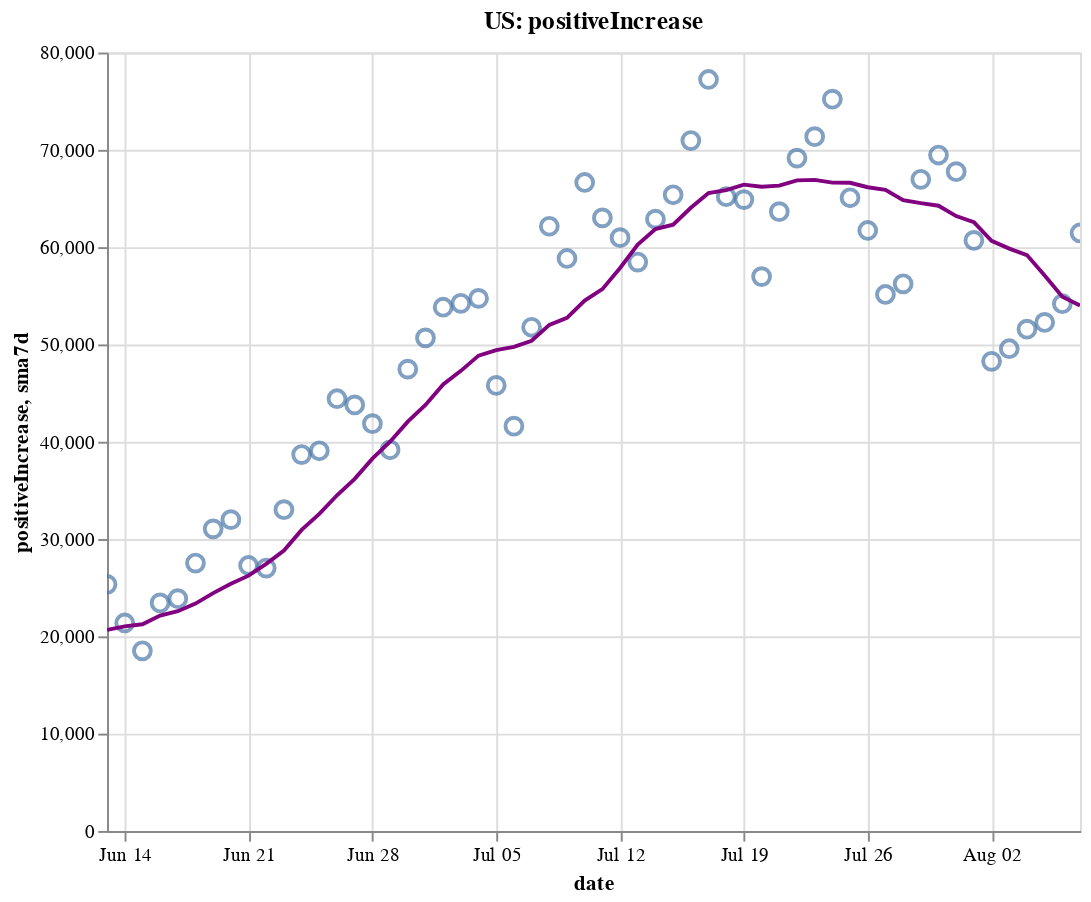

Notebook cell for this chart:
### Code cell
create_plot(us, 'positiveIncrease')

### Figure 1 — Vega-Lite specification as saved in the notebook (floating-point values rounded to 4 significant figures)
{"config": {"view": {"continuousWidth": 400, "continuousHeight": 300}}, "layer": [{"layer": [{"mark": {"type": "point", "size": 75}, "encoding": {"tooltip": [{"type": "temporal", "field": "date"}, {"type": "quantitative", "field": "positiveIncrease"}, {"type": "quantitative", "field": "sma7d"}], "x": {"type": "temporal", "field": "date"}, "y": {"type": "quantitative", "field": "positiveIncrease"}}, "selection": {"selector002": {"type": "interval", "bind": "scales", "encodings": ["x", "y"]}}}, {"mark": {"type": "line", "color": "purple"}, "encoding": {"x": {"type": "temporal", "field": "date"}, "y": {"type": "quantitative", "field": "sma7d"}}}]}, {"mark": {"type": "rule", "color": "#aaa"}, "encoding": {"x": {"type": "temporal", "field": "date"}}, "transform": [{"filter": {"selection": "selector001"}}]}, {"mark": "circle", "encoding": {"opacity": {"condition": {"value": 1, "selection": "selector001"}, "value": 0}, "tooltip": [{"type": "temporal", "field": "date"}, {"type": "quantitative", "field": "positiveIncrease"}, {"type": "quantitative", "field": "sma7d"}], "x": {"type": "temporal", "field": "date"}, "y": {"type": "quantitative", "field": "positiveIncrease"}}, "selection": {"selector001": {"type": "single", "encodings": ["x"], "on": "mouseover", "nearest": true, "empty": "none"}}}, {"mark": {"type": "text", "align": "left", "dx": 5, "dy": -5, "stroke": "white", "strokeWidth": 2}, "encoding": {"text": {"type": "quantitative", "field": "positiveIncrease"}, "tooltip": [{"type": "temporal", "field": "date"}, {"type": "quantitative", "field": "positiveIncrease"}, {"type": "quantitative", "field": "sma7d"}], "x": {"type": "temporal", "field": "date"}, "y": {"type": "quantitative", "field": "positiveIncrease"}}, "transform": [{"filter": {"selection": "selector001"}}]}, {"mark": {"type": "text", "align": "left", "dx": 5, "dy": -5}, "encoding": {"text": {"type": "quantitative", "field": "positiveIncrease"}, "tooltip": [{"type": "temporal", "field": "date"}, {"type": "quantitative", "field": "positiveIncrease"}, {"type": "quantitative", "field": "sma7d"}], "x": {"type": "temporal", "field": "date"}, "y": {"type": "quantitative", "field": "positiveIncrease"}}, "transform": [{"filter": {"selection": "selector001"}}]}], "data": {"name": "data-5573d8094cae7c669e5a169239687255"}, "height": 400, "title": "US: positiveIncrease", "width": 500, "$schema": "https://vega.github.io/schema/vega-lite/v4.8.1.json", "datasets": {"data-5573d8094cae7c669e5a169239687255": [{"date": "2020-06-13T00:00:00", "totalTestResultsIncrease": 496400.0, "positiveIncrease": 25340.0, "death": 110900.0, "deathIncrease": 694.0, "positiveRate": 0.051, "state": "US", "sma7d": 20670.0}, {"date": "2020-06-14T00:00:00", "totalTestResultsIncrease": 485200.0, "positiveIncrease": 21370.0, "death": 111300.0, "deathIncrease": 356.0, "positiveRate": 0.044, "state": "US", "sma7d": 21030.0}, {"date": "2020-06-15T00:00:00", "totalTestResultsIncrease": 432800.0, "positiveIncrease": 18510.0, "death": 111700.0, "deathIncrease": 381.0, "positiveRate": 0.043, "state": "US", "sma7d": 21240.0}, {"date": "2020-06-16T00:00:00", "totalTestResultsIncrease": 464500.0, "positiveIncrease": 23440.0, "death": 112400.0, "deathIncrease": 731.0, "positiveRate": 0.05, "state": "US", "sma7d": 22140.0}, {"date": "2020-06-17T00:00:00", "totalTestResultsIncrease": 485300.0, "positiveIncrease": 23870.0, "death": 113100.0, "deathIncrease": 767.0, "positiveRate": 0.049, "state": "US", "sma7d": 22580.0}, {"date": "2020-06-18T00:00:00", "totalTestResultsIncrease": 516200.0, "positiveIncrease": 27530.0, "death": 113900.0, "deathIncrease": 705.0, "positiveRate": 0.053, "state": "US", "sma7d": 23360.0}, {"date": "2020-06-19T00:00:00", "totalTestResultsIncrease": 574000.0, "positiveIncrease": 31050.0, "death": 114500.0, "deathIncrease": 655.0, "positiveRate": 0.054, "state": "US", "sma7d": 24440.0}, {"date": "2020-06-20T00:00:00", "totalTestResultsIncrease": 559200.0, "positiveIncrease": 31990.0, "death": 115100.0, "deathIncrease": 629.0, "positiveRate": 0.057, "state": "US", "sma7d": 25390.0}, {"date": "2020-06-21T00:00:00", "totalTestResultsIncrease": 511100.0, "positiveIncrease": 27280.0, "death": 115400.0, "deathIncrease": 294.0, "positiveRate": 0.053, "state": "US", "sma7d": 26240.0}, {"date": "2020-06-22T00:00:00", "totalTestResultsIncrease": 466600.0, "positiveIncrease": 27020.0, "death": 115700.0, "deathIncrease": 286.0, "positiveRate": 0.058, "state": "US", "sma7d": 27450.0}, {"date": "2020-06-23T00:00:00", "totalTestResultsIncrease": 491700.0, "positiveIncrease": 33020.0, "death": 116400.0, "deathIncrease": 710.0, "positiveRate": 0.067, "state": "US", "sma7d": 28820.0}, {"date": "2020-06-24T00:00:00", "totalTestResultsIncrease": 519200.0, "positiveIncrease": 38680.0, "death": 117200.0, "deathIncrease": 724.0, "positiveRate": 0.075, "state": "US", "sma7d": 30940.0}, {"date": "2020-06-25T00:00:00", "totalTestResultsIncrease": 637100.0, "positiveIncrease": 39070.0, "death": 117800.0, "deathIncrease": 647.0, "positiveRate": 0.061, "state": "US", "sma7d": 32590.0}, {"date": "2020-06-26T00:00:00", "totalTestResultsIncrease": 606700.0, "positiveIncrease": 44420.0, "death": 118400.0, "deathIncrease": 637.0, "positiveRate": 0.073, "state": "US", "sma7d": 34500.0}, {"date": "2020-06-27T00:00:00", "totalTestResultsIncrease": 599400.0, "positiveIncrease": 43780.0, "death": 118900.0, "deathIncrease": 511.0, "positiveRate": 0.073, "state": "US", "sma7d": 36180.0}, {"date": "2020-06-28T00:00:00", "totalTestResultsIncrease": 583900.0, "positiveIncrease": 41860.0, "death": 119200.0, "deathIncrease": 271.0, "positiveRate": 0.072, "state": "US", "sma7d": 38260.0}, {"date": "2020-06-29T00:00:00", "totalTestResultsIncrease": 646800.0, "positiveIncrease": 39180.0, "death": 119600.0, "deathIncrease": 332.0, "positiveRate": 0.061, "state": "US", "sma7d": 40000.0}, {"date": "2020-06-30T00:00:00", "totalTestResultsIncrease": 624100.0, "positiveIncrease": 47460.0, "death": 120100.0, "deathIncrease": 596.0, "positiveRate": 0.076, "state": "US", "sma7d": 42060.0}, {"date": "2020-07-01T00:00:00", "totalTestResultsIncrease": 633300.0, "positiveIncrease": 50670.0, "death": 120800.0, "deathIncrease": 701.0, "positiveRate": 0.08, "state": "US", "sma7d": 43780.0}, {"date": "2020-07-02T00:00:00", "totalTestResultsIncrease": 662300.0, "positiveIncrease": 53830.0, "death": 121500.0, "deathIncrease": 695.0, "positiveRate": 0.081, "state": "US", "sma7d": 45890.0}, {"date": "2020-07-03T00:00:00", "totalTestResultsIncrease": 710900.0, "positiveIncrease": 54220.0, "death": 122100.0, "deathIncrease": 598.0, "positiveRate": 0.076, "state": "US", "sma7d": 47290.0}, {"date": "2020-07-04T00:00:00", "totalTestResultsIncrease": 642200.0, "positiveIncrease": 54730.0, "death": 122400.0, "deathIncrease": 306.0, "positiveRate": 0.085, "state": "US", "sma7d": 48850.0}, {"date": "2020-07-05T00:00:00", "totalTestResultsIncrease": 681400.0, "positiveIncrease": 45790.0, "death": 122700.0, "deathIncrease": 209.0, "positiveRate": 0.067, "state": "US", "sma7d": 49410.0}, {"date": "2020-07-06T00:00:00", "totalTestResultsIncrease": 501200.0, "positiveIncrease": 41600.0, "death": 122900.0, "deathIncrease": 243.0, "positiveRate": 0.083, "state": "US", "sma7d": 49760.0}, {"date": "2020-07-07T00:00:00", "totalTestResultsIncrease": 634800.0, "positiveIncrease": 51770.0, "death": 123800.0, "deathIncrease": 923.0, "positiveRate": 0.082, "state": "US", "sma7d": 50370.0}, {"date": "2020-07-08T00:00:00", "totalTestResultsIncrease": 629100.0, "positiveIncrease": 62150.0, "death": 124600.0, "deathIncrease": 807.0, "positiveRate": 0.099, "state": "US", "sma7d": 52010.0}, {"date": "2020-07-09T00:00:00", "totalTestResultsIncrease": 703000.0, "positiveIncrease": 58840.0, "death": 125500.0, "deathIncrease": 867.0, "positiveRate": 0.084, "state": "US", "sma7d": 52730.0}, {"date": "2020-07-10T00:00:00", "totalTestResultsIncrease": 810800.0, "positiveIncrease": 66640.0, "death": 126300.0, "deathIncrease": 854.0, "positiveRate": 0.082, "state": "US", "sma7d": 54500.0}, {"date": "2020-07-11T00:00:00", "totalTestResultsIncrease": 698400.0, "positiveIncrease": 63010.0, "death": 127100.0, "deathIncrease": 757.0, "positiveRate": 0.09, "state": "US", "sma7d": 55680.0}, {"date": "2020-07-12T00:00:00", "totalTestResultsIncrease": 758300.0, "positiveIncrease": 60980.0, "death": 127600.0, "deathIncrease": 476.0, "positiveRate": 0.08, "state": "US", "sma7d": 57850.0}, {"date": "2020-07-13T00:00:00", "totalTestResultsIncrease": 693600.0, "positiveIncrease": 58460.0, "death": 127900.0, "deathIncrease": 327.0, "positiveRate": 0.084, "state": "US", "sma7d": 60260.0}, {"date": "2020-07-14T00:00:00", "totalTestResultsIncrease": 770000.0, "positiveIncrease": 62880.0, "death": 128600.0, "deathIncrease": 736.0, "positiveRate": 0.082, "state": "US", "sma7d": 61850.0}, {"date": "2020-07-15T00:00:00", "totalTestResultsIncrease": 762000.0, "positiveIncrease": 65380.0, "death": 129500.0, "deathIncrease": 858.0, "positiveRate": 0.086, "state": "US", "sma7d": 62310.0}, {"date": "2020-07-16T00:00:00", "totalTestResultsIncrease": 827600.0, "positiveIncrease": 70950.0, "death": 130400.0, "deathIncrease": 947.0, "positiveRate": 0.086, "state": "US", "sma7d": 64040.0}, {"date": "2020-07-17T00:00:00", "totalTestResultsIncrease": 837400.0, "positiveIncrease": 77230.0, "death": 131400.0, "deathIncrease": 951.0, "positiveRate": 0.092, "state": "US", "sma7d": 65560.0}, {"date": "2020-07-18T00:00:00", "totalTestResultsIncrease": 761600.0, "positiveIncrease": 65180.0, "death": 132300.0, "deathIncrease": 872.0, "positiveRate": 0.086, "state": "US", "sma7d": 65870.0}, {"date": "2020-07-19T00:00:00", "totalTestResultsIncrease": 798500.0, "positiveIncrease": 64880.0, "death": 132800.0, "deathIncrease": 526.0, "positiveRate": 0.081, "state": "US", "sma7d": 66430.0}, {"date": "2020-07-20T00:00:00", "totalTestResultsIncrease": 711000.0, "positiveIncrease": 56970.0, "death": 133200.0, "deathIncrease": 363.0, "positiveRate": 0.08, "state": "US", "sma7d": 66210.0}, {"date": "2020-07-21T00:00:00", "totalTestResultsIncrease": 750200.0, "positiveIncrease": 63640.0, "death": 134200.0, "deathIncrease": 1038.0, "positiveRate": 0.085, "state": "US", "sma7d": 66320.0}, {"date": "2020-07-22T00:00:00", "totalTestResultsIncrease": 795500.0, "positiveIncrease": 69150.0, "death": 135400.0, "deathIncrease": 1171.0, "positiveRate": 0.087, "state": "US", "sma7d": 66860.0}, {"date": "2020-07-23T00:00:00", "totalTestResultsIncrease": 840600.0, "positiveIncrease": 71350.0, "death": 136400.0, "deathIncrease": 1055.0, "positiveRate": 0.085, "state": "US", "sma7d": 66920.0}, {"date": "2020-07-24T00:00:00", "totalTestResultsIncrease": 926900.0, "positiveIncrease": 75200.0, "death": 137600.0, "deathIncrease": 1176.0, "positiveRate": 0.081, "state": "US", "sma7d": 66630.0}, {"date": "2020-07-25T00:00:00", "totalTestResultsIncrease": 784400.0, "positiveIncrease": 65080.0, "death": 138600.0, "deathIncrease": 1023.0, "positiveRate": 0.083, "state": "US", "sma7d": 66610.0}, {"date": "2020-07-26T00:00:00", "totalTestResultsIncrease": 855800.0, "positiveIncrease": 61710.0, "death": 139200.0, "deathIncrease": 558.0, "positiveRate": 0.072, "state": "US", "sma7d": 66160.0}, {"date": "2020-07-27T00:00:00", "totalTestResultsIncrease": 760800.0, "positiveIncrease": 55130.0, "death": 140200.0, "deathIncrease": 1059.0, "positiveRate": 0.072, "state": "US", "sma7d": 65900.0}, {"date": "2020-07-28T00:00:00", "totalTestResultsIncrease": 735500.0, "positiveIncrease": 56230.0, "death": 141400.0, "deathIncrease": 1121.0, "positiveRate": 0.076, "state": "US", "sma7d": 64840.0}, {"date": "2020-07-29T00:00:00", "totalTestResultsIncrease": 853300.0, "positiveIncrease": 66970.0, "death": 142900.0, "deathIncrease": 1492.0, "positiveRate": 0.078, "state": "US", "sma7d": 64530.0}, {"date": "2020-07-30T00:00:00", "totalTestResultsIncrease": 805900.0, "positiveIncrease": 69470.0, "death": 144100.0, "deathIncrease": 1259.0, "positiveRate": 0.086, "state": "US", "sma7d": 64260.0}, {"date": "2020-07-31T00:00:00", "totalTestResultsIncrease": 726000.0, "positiveIncrease": 67760.0, "death": 145400.0, "deathIncrease": 1311.0, "positiveRate": 0.093, "state": "US", "sma7d": 63190.0}, {"date": "2020-08-01T00:00:00", "totalTestResultsIncrease": 726000.0, "positiveIncrease": 60690.0, "death": 146600.0, "deathIncrease": 1189.0, "positiveRate": 0.084, "state": "US", "sma7d": 62570.0}, {"date": "2020-08-02T00:00:00", "totalTestResultsIncrease": 713200.0, "positiveIncrease": 48270.0, "death": 147100.0, "deathIncrease": 498.0, "positiveRate": 0.068, "state": "US", "sma7d": 60640.0}, {"date": "2020-08-03T00:00:00", "totalTestResultsIncrease": 731700.0, "positiveIncrease": 49560.0, "death": 147600.0, "deathIncrease": 519.0, "positiveRate": 0.068, "state": "US", "sma7d": 59850.0}, {"date": "2020-08-04T00:00:00", "totalTestResultsIncrease": 695600.0, "positiveIncrease": 51570.0, "death": 148800.0, "deathIncrease": 1176.0, "positiveRate": 0.074, "state": "US", "sma7d": 59180.0}, {"date": "2020-08-05T00:00:00", "totalTestResultsIncrease": 681500.0, "positiveIncrease": 52260.0, "death": 150200.0, "deathIncrease": 1425.0, "positiveRate": 0.077, "state": "US", "sma7d": 57080.0}, {"date": "2020-08-06T00:00:00", "totalTestResultsIncrease": 731700.0, "positiveIncrease": 54180.0, "death": 151500.0, "deathIncrease": 1251.0, "positiveRate": 0.074, "state": "US", "sma7d": 54900.0}, {"date": "2020-08-07T00:00:00", "totalTestResultsIncrease": 755600.0, "positiveIncrease": 61460.0, "death": 152800.0, "deathIncrease": 1333.0, "positiveRate": 0.081, "state": "US", "sma7d": 54000.0}]}}
